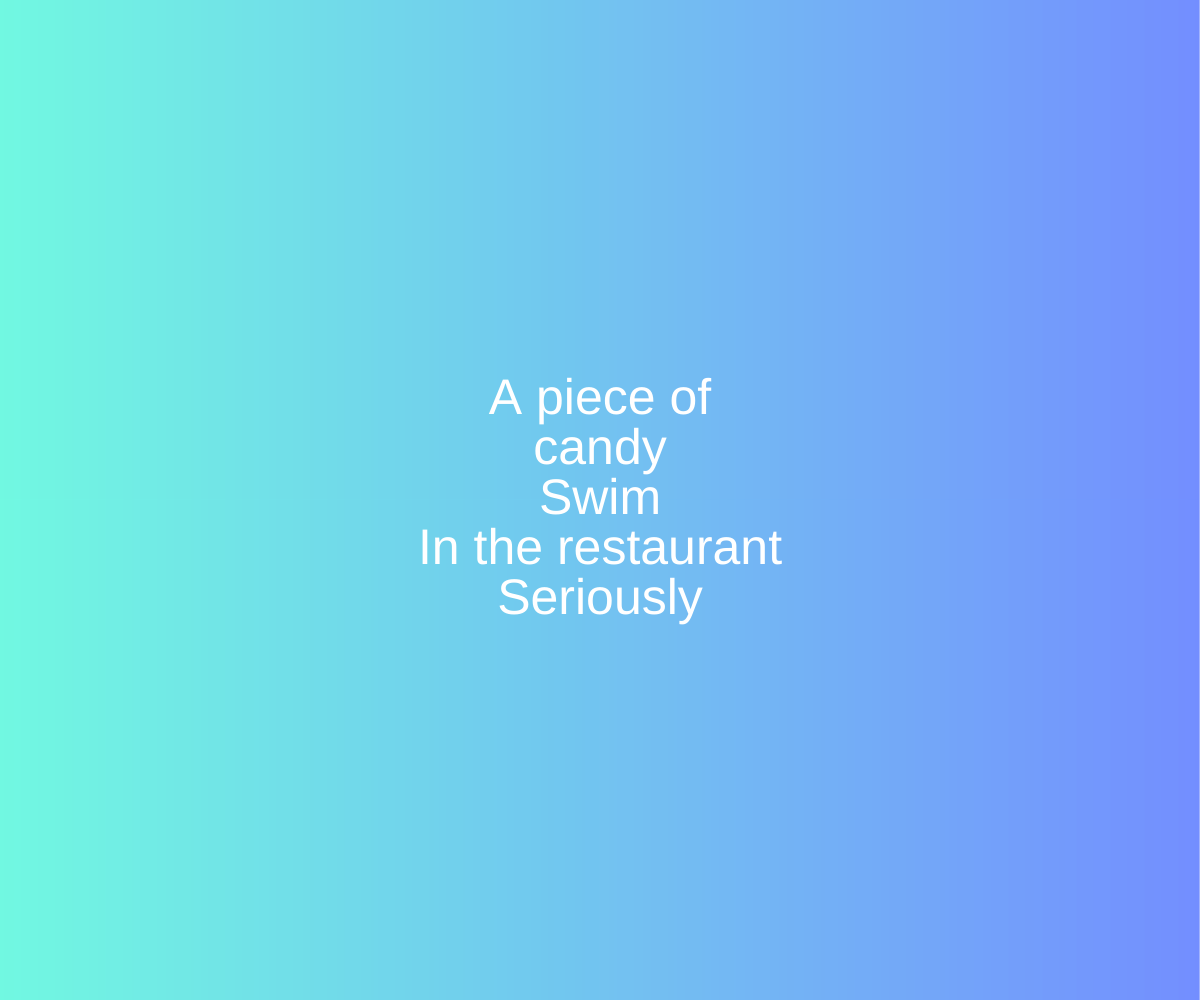
Frame 1 (no input)
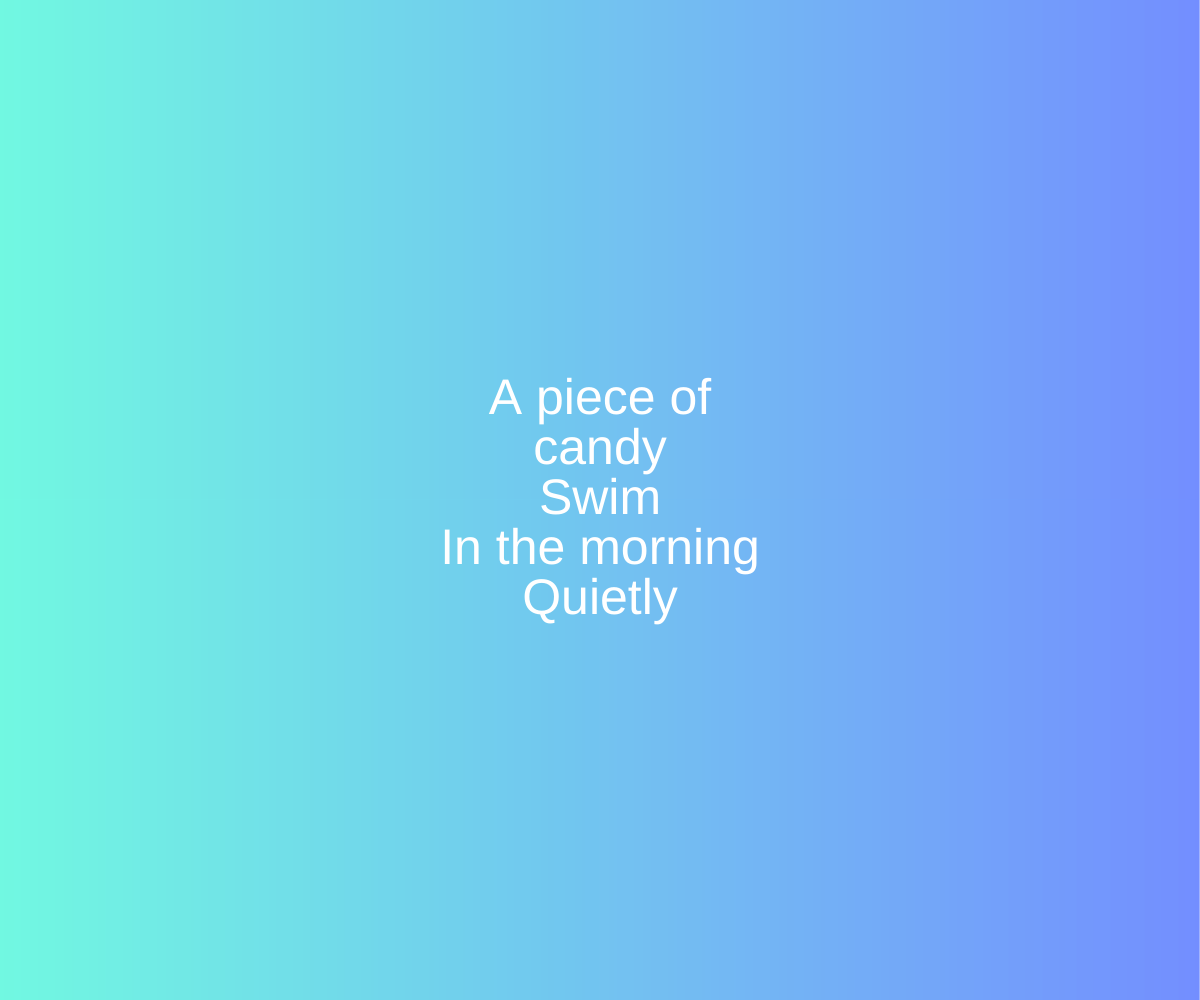
Frame 2 (the mouse pressed at the canvas centre, redrawn once)

The p5.js sketch that drew these frames (run headless with seeded random() and noise() and a simulated clock; the mouse was pressed at the canvas centre and the sketch redrawn once):

// p5.js sketch
// ── sketch.js
//Each refresh generates a new poem

let gradient;
let c1 = "A piece of";
let c2 = ["paper", "leaf", "cake", "jewelry", "candy", "fabric"];
let c3 = ["Run", "Swim", "Dance", "Sing", "Play"];
let c4 = ["In the morning", "In the park", "In the restaurant" ,"In the office"];
let c5 = ["Quietly", "Seriously", "Anxiously", "Patiently"];

function setup() {
  createCanvas(windowWidth, windowHeight);
  textAlign(CENTER, CENTER);
  textSize(50);
  fill(255);

  gradient = createGradient(width, height, ['#43F6D7', '#4469FF']);
}

function draw() {
  clear();
  
  image(gradient, 0, 0);
  
  text(c1, windowWidth/2, windowHeight/2 - 100);
  text(random(c2), windowWidth/2, windowHeight/2 - 50);
  text(random(c3), windowWidth/2, windowHeight/2);
  text(random(c4), windowWidth/2, windowHeight/2 + 50);
  text(random(c5), windowWidth/2, windowHeight/2 + 100);

noLoop();

}

function createGradient(w, h, colors) {
  let gradient = createGraphics(w, h);
  let from = color(colors[0]);
  let to = color(colors[1]);
  for (let i = 0; i < w; i++) {
    let inter = map(i, 0, w, 0, 1);
    let c = lerpColor(from, to, inter);
    gradient.stroke(c);
    gradient.line(i, 0, i, h);
  }
  return gradient;
}
